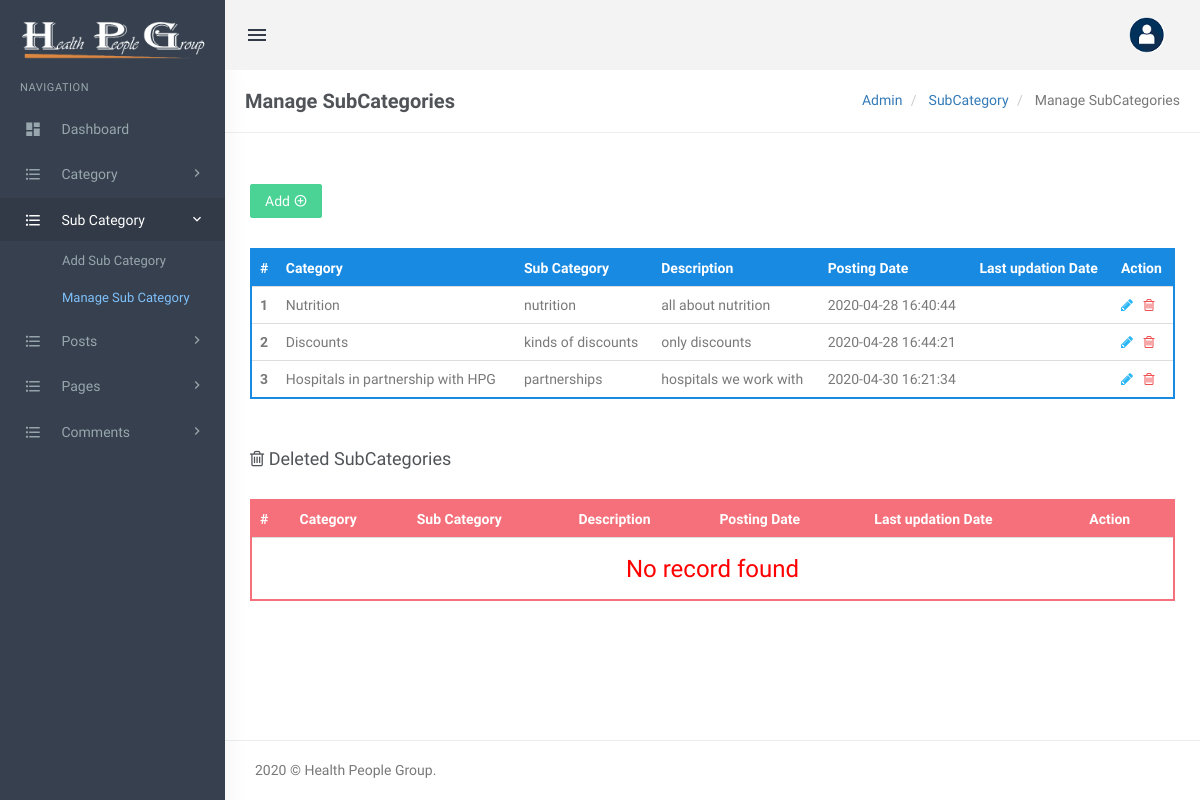
The page /admin/manage-subcategories.php (signed in) on the database its author committed.
### tables this page shows
CREATE TABLE `tblsubcategory` (
  `SubCategoryId` int(11) NOT NULL,
  `CategoryId` int(11) DEFAULT NULL,
  `Subcategory` varchar(255) DEFAULT NULL,
  `SubCatDescription` mediumtext,
  `PostingDate` timestamp NOT NULL DEFAULT CURRENT_TIMESTAMP,
  `UpdationDate` timestamp NULL DEFAULT NULL,
  `Is_Active` int(1) DEFAULT NULL
);

CREATE TABLE `tblcategory` (
  `id` int(11) NOT NULL,
  `CategoryName` varchar(200) DEFAULT NULL,
  `Description` mediumtext,
  `PostingDate` timestamp NULL DEFAULT CURRENT_TIMESTAMP,
  `UpdationDate` timestamp NULL DEFAULT NULL,
  `Is_Active` int(1) DEFAULT NULL
);

### admin/manage-subcategories.php (the view, shortened to what this page needs)
<?php
include('includes/config.php');
if(strlen($_SESSION['login'])==0)
  {
header('location:index.php');
}
else{
?>
<!DOCTYPE html>
<html lang="en">
    <head>
        <link href="assets/css/bootstrap.min.css" rel="stylesheet" type="text/css" />
        <link href="assets/css/core.css" rel="stylesheet" type="text/css" />
        <link href="assets/css/components.css" rel="stylesheet" type="text/css" />
        <link href="assets/css/icons.css" rel="stylesheet" type="text/css" />
        <link href="assets/css/pages.css" rel="stylesheet" type="text/css" />
        <link href="assets/css/menu.css" rel="stylesheet" type="text/css" />
        <link href="assets/css/responsive.css" rel="stylesheet" type="text/css" />
		<link rel="stylesheet" href="../plugins/switchery/switchery.min.css">
    </head>
    <body class="fixed-left">
        <div id="wrapper">
<?php include('includes/topheader.php');?>
<?php include('includes/leftsidebar.php');?>
            <div class="content-page">
                <div class="content">
                    <div class="container">
                        <div class="row">
							<div class="col-xs-12">
								<div class="page-title-box">
                                    <h4 class="page-title">Manage SubCategories</h4>
                                    <ol class="breadcrumb p-0 m-0">
                                        <li>
                                            <a href="#">Admin</a>
                                        </li>
                                        <li>
                                            <a href="#">SubCategory </a>
                                        </li>
                                        <li class="active">
                                           Manage SubCategories
                                        </li>
                                    </ol>
                                    <div class="clearfix"></div>
                                </div>
							</div>
						</div>
<div class="row">
<div class="col-sm-6">
</div>
                                    <div class="row">
										<div class="col-md-12">
											<div class="demo-box m-t-20">
<div class="m-b-30">
<a href="add-subcategory.php">
<button id="addToTable" class="btn btn-success waves-effect waves-light">Add <i class="mdi mdi-plus-circle-outline" ></i></button>
</a>
 </div>
												<div class="table-responsive">
                                                    <table class="table m-0 table-colored-bordered table-bordered-primary">
                                                        <thead>
                                                            <tr>
                                                                <th>#</th>
                                                                <th> Category</th>
                                                                <th>Sub Category</th>
                                                                <th>Description</th>
                                                                <th>Posting Date</th>
                                                                  <th>Last updation Date</th>
                                                                <th>Action</th>
                                                            </tr>
                                                        </thead>
                                                        <tbody>
<?php
$query=mysqli_query($con,"Select tblcategory.CategoryName as catname,tblsubcategory.Subcategory as subcatname,tblsubcategory.SubCatDescription as SubCatDescription,tblsubcategory.PostingDate as subcatpostingdate,tblsubcategory.UpdationDate as subcatupdationdate,tblsubcategory.SubCategoryId as subcatid from tblsubcategory join tblcategory on tblsubcategory.CategoryId=tblcategory.id where tblsubcategory.Is_Active=1");
$cnt=1;
$rowcount=mysqli_num_rows($query);
if($rowcount==0)
{
?>
<tr>
<td colspan="7" align="center"><h3 style="color:red">No record found</h3></td>
<tr>
<?php
} else {
while($row=mysqli_fetch_array($query))
{
?>
 <tr>
<th scope="row"><?php echo htmlentities($cnt);?></th>
<td><?php echo htmlentities($row['catname']);?></td>
<td><?php echo htmlentities($row['subcatname']);?></td>
<td><?php echo htmlentities($row['SubCatDescription']);?></td>
<td><?php echo htmlentities($row['subcatpostingdate']);?></td>
<td><?php echo htmlentities($row['subcatupdationdate']);?></td>
<td><a href="edit-subcategory.php?scid=<?php echo htmlentities($row['subcatid']);?>"><i class="fa fa-pencil" style="color: #29b6f6;"></i></a>
	&nbsp;<a href="manage-subcategories.php?scid=<?php echo htmlentities($row['subcatid']);?>&&action=del"> <i class="fa fa-trash-o" style="color: #f05050"></i></a> </td>
</tr>
<?php
$cnt++;
 }} ?>
</tbody>
                                                    </table>
                                                </div>
											</div>
										</div>
									</div>
<div class="row">
<div class="col-md-12">
<div class="demo-box m-t-20">
<div class="m-b-30">
 <h4><i class="fa fa-trash-o" ></i> Deleted SubCategories</h4>
 </div>
<div class="table-responsive">
   <table class="table m-0 table-colored-bordered table-bordered-danger">
                                                        <thead>
                                                            <tr>
                                                                <th>#</th>
                                                                <th> Category</th>
                                                                <th>Sub Category</th>
                                                                <th>Description</th>
                                                                <th>Posting Date</th>
                                                                  <th>Last updation Date</th>
                                                                <th>Action</th>
                                                            </tr>
                                                        </thead>
                                                        <tbody>
<?php
$query=mysqli_query($con,"Select tblcategory.CategoryName as catname,tblsubcategory.Subcategory as subcatname,tblsubcategory.SubCatDescription as SubCatDescription,tblsubcategory.PostingDate as subcatpostingdate,tblsubcategory.UpdationDate as subcatupdationdate,tblsubcategory.SubCategoryId as subcatid from tblsubcategory join tblcategory on tblsubcategory.CategoryId=tblcategory.id where tblsubcategory.Is_Active=0");
$cnt=1;
$rowcount=mysqli_num_rows($query);
if($rowcount==0)
{
?>
<tr>
<td colspan="7" align="center"><h3 style="color:red">No record found</h3></td>
<?php
} else {
while($row=mysqli_fetch_array($query))
{
?>
 <tr>
<th scope="row"><?php echo htmlentities($cnt);?></th>
<td><?php echo htmlentities($row['catname']);?></td>
<td><?php echo htmlentities($row['subcatname']);?></td>
<td><?php echo htmlentities($row['SubCatDescription']);?></td>
<td><?php echo htmlentities($row['subcatpostingdate']);?></td>
<td><?php echo htmlentities($row['subcatupdationdate']);?></td>
<td><a href="manage-subcategories.php?resid=<?php echo htmlentities($row['subcatid']);?>"><i class="ion-arrow-return-right" title="Restore this SubCategory"></i></a>
    &nbsp;<a href="manage-subcategories.php?scid=<?php echo htmlentities($row['subcatid']);?>&&action=perdel"> <i class="fa fa-trash-o" style="color: #f05050"></i></a> </td>
</tr>
<?php
$cnt++;
 } }?>
</tbody>
                                                    </table>
                                                </div>
											</div>
										</div>
									</div>
                    </div>
                </div>
<?php include('includes/footer.php');?>
            </div>
        </div>
    </body>
</html>
<?php } ?>

### admin/includes/topheader.php (shortened to what this page needs)
<div class="topbar">
    <div class="topbar-left">
        <a href="dashboard.php" class="logo">
            <span>
                <img src="assets/images/logo1.png" alt="" height="60">
            </span>
        </a>
    </div>
    <div class="navbar navbar-default" role="navigation">
        <div class="container">
            <ul class="nav navbar-nav navbar-left">
                <li>
                    <button class="button-menu-mobile open-left waves-effect">
                        <i class="mdi mdi-menu"></i>
                    </button>
                </li>
            </ul>
            <ul class="nav navbar-nav navbar-right">
                <li class="dropdown user-box">
                    <a href="" class="dropdown-toggle waves-effect user-link" data-toggle="dropdown" aria-expanded="true">
                        <img src="assets/images/users/avatar-1.png" alt="user-img" class="img-circle user-img">
                    </a>
                </li>
            </ul>
        </div>
    </div>
</div>

### admin/includes/leftsidebar.php (shortened to what this page needs)
          <div class="left side-menu">
              <div class="sidebar-inner slimscrollleft">
                  <div id="sidebar-menu">
                      <ul>
                      	<li class="menu-title">Navigation</li>
                          <li class="has_sub">
                              <a href="dashboard.php" class="waves-effect"><i class="mdi mdi-view-dashboard"></i> <span> Dashboard </span> </a>
                          </li>
                          <li class="has_sub">
                              <a href="javascript:void(0);" class="waves-effect"><i class="mdi mdi-format-list-bulleted"></i> <span> Category </span> <span class="menu-arrow"></span></a>
                          </li>
  <li class="has_sub">
                              <a href="javascript:void(0);" class="waves-effect"><i class="mdi mdi-format-list-bulleted"></i> <span>Sub Category </span> <span class="menu-arrow"></span></a>
                              <ul class="list-unstyled">
                                  <li><a href="add-subcategory.php">Add Sub Category</a></li>
                                  <li><a href="manage-subcategories.php">Manage Sub Category</a></li>
                              </ul>
                          </li>
<li class="has_sub">
                              <a href="javascript:void(0);" class="waves-effect"><i class="mdi mdi-format-list-bulleted"></i> <span> Posts </span> <span class="menu-arrow"></span></a>
                          </li>
                          <li class="has_sub">
                              <a href="javascript:void(0);" class="waves-effect"><i class="mdi mdi-format-list-bulleted"></i> <span> Pages </span> <span class="menu-arrow"></span></a>
                          </li>
 <li class="has_sub">
                              <a href="javascript:void(0);" class="waves-effect"><i class="mdi mdi-format-list-bulleted"></i> <span> Comments </span> <span class="menu-arrow"></span></a>
                          </li>
                      </ul>
                  </div>
              </div>
          </div>

### admin/includes/footer.php
<footer class="footer text-right">
   2020 © Health People Group.
</footer>

### admin/assets/css/core.css (style rules this page uses)
body { font-family: 'Varela Round', sans-serif; margin: 0; padding-bottom: 60px; overflow-x: hidden; color: #797979; }
html { position: relative; min-height: 100%; }
.h1, .h2, .h3, .h4, .h5, .h6, h1, h2, h3, h4, h5, h6 { color: #505458; font-family: 'Hind Madurai', sans-serif; margin: 10px 0; }
* { outline: none !important; }
.container { width: auto; }
.footer { border-top: 1px solid rgba(152, 166, 173, 0.2); bottom: 0; text-align: left !important; padding: 19px 30px 20px; position: absolute; right: 0; left: 225px; }
#wrapper { height: 100%; overflow: hidden; width: 100%; }
.p-0 { padding: 0 !important; }
.m-0 { margin: 0 !important; }
.m-t-20 { margin-top: 20px !important; }
.m-b-30 { margin-bottom: 30px !important; }
.row { margin-right: -10px; margin-left: -10px; }
.col-lg-1, .col-lg-10, .col-lg-11, .col-lg-12, .col-lg-2, .col-lg-3, .col-lg-4, .col-lg-5, .col-lg-6, .col-lg-7, .col-lg-8, .col-lg-9, .col-md-1, .col-md-10, .col-md-11, .col-md-12, .col-md-2, .col-md-3, .col-md-4, .col-md-5, .col-md-6, .col-md-7, .col-md-8, .col-md-9, .col-sm-1, .col-sm-10, .col-sm-11, .col-sm-12, .col-sm-2, .col-sm-3, .col-sm-4, .col-sm-5, .col-sm-6, .col-sm-7, .col-sm-8, .col-sm-9, .col-xs-1, .col-xs-10, .col-xs-11, .col-xs-12, .col-xs-2, .col-xs-3, .col-xs-4, .col-xs-5, .col-xs-6, .col-xs-7, .col-xs-8, .col-xs-9 { padding-left: 10px; padding-right: 10px; }
.breadcrumb { background-color: transparent; margin-bottom: 15px; padding-top: 10px; padding-left: 0; }
.waves-effect { position: relative; cursor: pointer; display: inline-block; overflow: hidden; -webkit-user-select: none; -moz-user-select: none; -ms-user-select: none; user-select: none; -webkit-tap-highlight-color: transparent; vertical-align: middle; z-index: 1; will-change: opacity, transform; -webkit-transition: all 0.3s ease-out; -moz-transition: all 0.3s ease-out; -o-transition: all 0.3s ease-out; -ms-transition: all 0.3s ease-out; transition: all 0.3s ease-out; }
.demo-box { padding: 10px 15px; }

### rows shown on the page
tblsubcategory: CategoryId.CategoryName "Nutrition", Subcategory "nutrition", SubCatDescription "all about nutrition", PostingDate "2020-04-28 16:40:44"
tblsubcategory: CategoryId.CategoryName "Discounts", Subcategory "kinds of discounts", SubCatDescription "only discounts", PostingDate "2020-04-28 16:44:21"
tblsubcategory: CategoryId.CategoryName "Hospitals in partnership with HPG", Subcategory "partnerships", SubCatDescription "hospitals we work with", PostingDate "2020-04-30 16:21:34"
